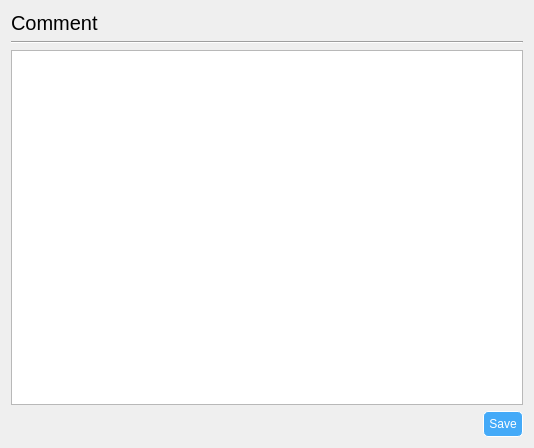
<?xml version="1.0" encoding="UTF-8"?>
<ui version="4.0">
 <class>comment</class>
 <widget class="QDialog" name="comment">
  <property name="geometry">
   <rect>
    <x>0</x>
    <y>0</y>
    <width>534</width>
    <height>448</height>
   </rect>
  </property>
  <property name="windowTitle">
   <string>Dialog</string>
  </property>
  <layout class="QVBoxLayout" name="verticalLayout">
   <item>
    <widget class="QLabel" name="label_comment">
     <property name="styleSheet">
      <string notr="true">font-size:15pt</string>
     </property>
     <property name="text">
      <string>Comment</string>
     </property>
    </widget>
   </item>
   <item>
    <widget class="Line" name="line">
     <property name="orientation">
      <enum>Qt::Horizontal</enum>
     </property>
    </widget>
   </item>
   <item>
    <widget class="QPlainTextEdit" name="comment_plainText"/>
   </item>
   <item>
    <layout class="QHBoxLayout" name="horizontalLayout">
     <item>
      <spacer name="horizontalSpacer">
       <property name="orientation">
        <enum>Qt::Horizontal</enum>
       </property>
       <property name="sizeHint" stdset="0">
        <size>
         <width>40</width>
         <height>20</height>
        </size>
       </property>
      </spacer>
     </item>
     <item>
      <widget class="QPushButton" name="ok_Button">
       <property name="cursor">
        <cursorShape>PointingHandCursor</cursorShape>
       </property>
       <property name="styleSheet">
        <string notr="true">QPushButton{
color:white;
border:1px solid white;
border-radius:5px;
padding:5px;
background:rgb(68, 170, 248)
}
QPushButton:hover
{
	border:1px solid rgb(32, 74, 135);
	border-radius:5px;
	background:rgb(48, 162, 249);
}</string>
       </property>
       <property name="text">
        <string>Save</string>
       </property>
      </widget>
     </item>
    </layout>
   </item>
  </layout>
 </widget>
 <resources/>
 <connections/>
</ui>
